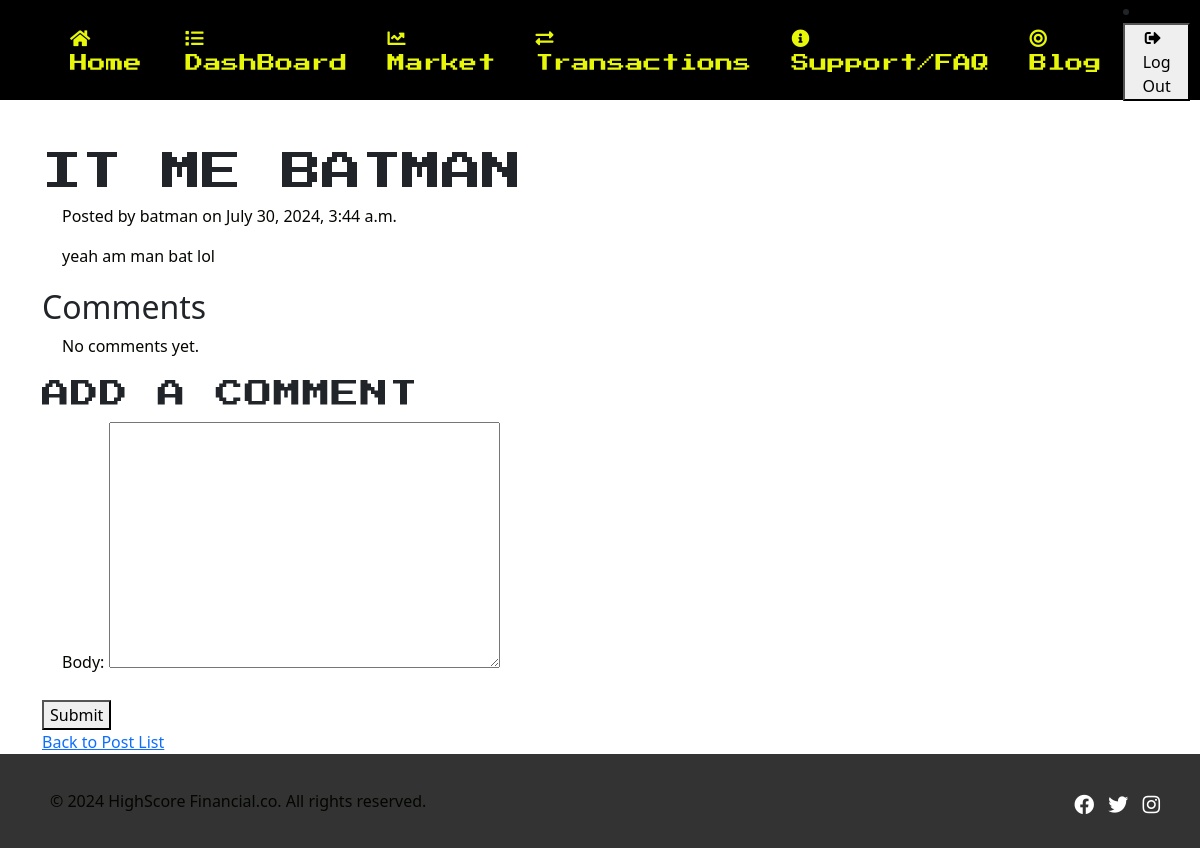
Before: /blog/post/3/ (signed in) with the older database file.
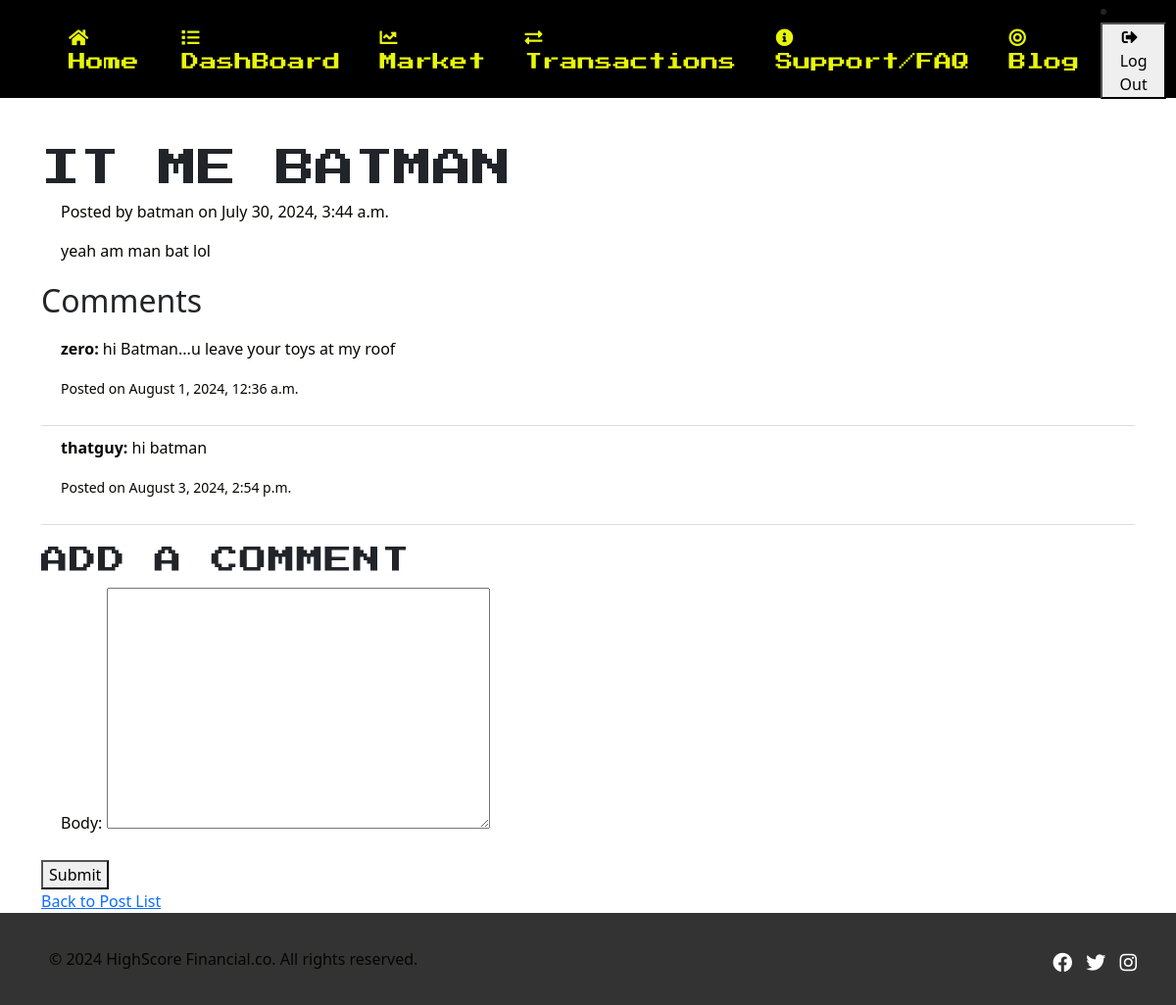
After: the same page with the newer database file.
### blog/models.py (models this page shows, shortened)
class Comment(models.Model):
    post = models.ForeignKey(Post, related_name='comments', on_delete=models.CASCADE)
    author = models.ForeignKey(User, on_delete=models.CASCADE)
    body = models.TextField()
    created_at = models.DateTimeField(default=timezone.now)

### blog/views.py (the view)
# urls.py: path('post/<int:pk>/', views.post_detail, name='post_detail'),
@login_required
def post_detail(request, pk):
    post = get_object_or_404(Post, pk=pk)
    comments = post.comments.all()
    if request.method == 'POST':
        form = CommentForm(request.POST)
        if form.is_valid():
            comment = form.save(commit=False)
            comment.post = post
            comment.author = request.user
            comment.save()
            return redirect('post_detail', pk=post.pk)
    else:
        form = CommentForm()
    return render(request, 'blog/post_detail.html', {
        'post': post,
        'comments': comments,
        'form': form
    })

### blog/forms.py
class CommentForm(forms.ModelForm):
    class Meta:
        model = Comment
        fields = ['body']

### templates/blog/post_detail.html (shortened to what this page needs)
{% extends 'base.html' %}
{% load static %}
{% block content %}
<body>
<h1>{{ post.title }}</h1>
<div>
    <p>Posted by {{ post.author.username }} on {{ post.created_at|date:"F j, Y, g:i a" }}</p>
    <div>
        <p>{{ post.body }}</p>
    </div>
</div>
<div class="comments">
    <h2>Comments</h2>
    {% if comments %}
        <ul>
            {% for comment in comments %}
                <li>
                    <p><strong>{{ comment.author.username }}:</strong> {{ comment.body }}</p>
                    <p><small>Posted on {{ comment.created_at|date:"F j, Y, g:i a" }}</small></p>
                </li>
            {% endfor %}
        </ul>
    {% else %}
        <p>No comments yet.</p>
    {% endif %}
</div>
{% if user.is_authenticated %}
    <div class="comment-form">
        <h3>Add a Comment</h3>
        <form method="post" action="{% url 'post_detail' post.pk %}">
            {{ form.as_p }}
            <button type="submit">Submit</button>
        </form>
    </div>
{% else %}
    <p>You must be logged in to comment.</p>
{% endif %}
<a href="{% url 'post_list' %}">Back to Post List</a>
</body>
{% endblock content %}

Changed rows visible on the page:
added Comment: author.username "zero", body "hi Batman...u leave your toys at my roof", created_at "August 1, 2024, 12:36 a.m."
added Comment: author.username "thatguy", body "hi batman", created_at "August 3, 2024, 2:54 p.m."
Other visible differences:
text no longer shown: "No comments yet."
